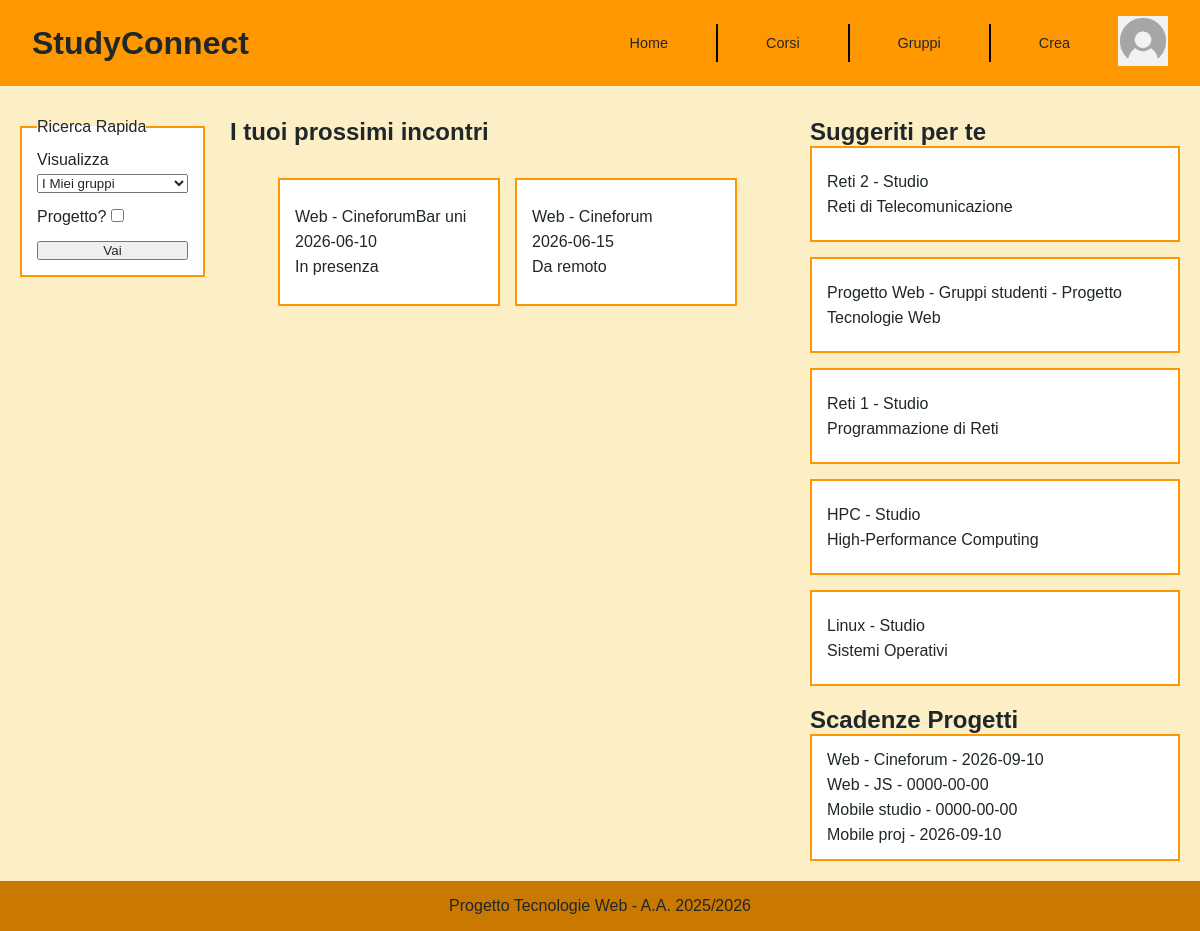
The page /pages/index.php (signed in) on the database its author committed.
### tables this page shows
CREATE TABLE Incontri(
	CodiceGruppo INT NOT NULL,
    Data DATE,
    Orario TIME,
    Modalità VARCHAR(15) NOT NULL CHECK (Modalità IN ('Da remoto', 'In presenza')),
    Luogo VARCHAR(100),
    Note VARCHAR(500) NOT NULL,
    FOREIGN KEY (CodiceGruppo) REFERENCES Gruppi(Codice)
		ON DELETE CASCADE
		ON UPDATE NO ACTION,
    PRIMARY KEY (CodiceGruppo, Data, Orario)
);

CREATE TABLE Gruppi(
	Codice INT AUTO_INCREMENT PRIMARY KEY,
    Nome VARCHAR(100) NOT NULL,
    Descrizione MEDIUMTEXT,
    NumeroMembriRichiesti INT,
    NumeroMembriAttuali INT NOT NULL,
    Tipo VARCHAR(10) NOT NULL CHECK (Tipo IN ('Studio', 'Progetto')),
    DataConsegnaProgetto DATE,
    MatricolaCreatore VARCHAR(10) NOT NULL,
    CodiceCorso VARCHAR(5) NOT NULL,
	FOREIGN KEY (MatricolaCreatore) REFERENCES Studenti(Matricola)
		ON DELETE CASCADE
        ON UPDATE NO ACTION,
	FOREIGN KEY (CodiceCorso) REFERENCES Corsi(Codice)
		ON DELETE CASCADE
        ON UPDATE NO ACTION,
    CHECK(NumeroMembriAttuali<=NumeroMembriRichiesti OR NumeroMembriRichiesti=0)
);

CREATE TABLE Corsi(
	Codice VARCHAR(5) PRIMARY KEY,
    Nome VARCHAR(150) NOT NULL,
    Descrizione MEDIUMTEXT,
    CFU INT NOT NULL,
    ProgettoRichiesto BOOL NOT NULL,
    CHECK(length(Codice)=5)
);

### pages/home.php (called while the page is built)
<?php
$templateParams["title"] = "StudyConnect - Home";
if (isUserLoggedIn()) {
    $templateParams["page"] = "templates/specific/home-loggato.php";
    $templateParams["prossimiIncontri"] = $dbh->getIncontriStudente($_SESSION["matricola"]);
    $templateParams["gruppiSuggeriti"] = $dbh->getGruppiSuggeriti($_SESSION["matricola"], 10);
    $templateParams["scadenzeProgetti"] = $dbh->getGruppiPerMatricola($_SESSION["matricola"]);
    $templateParams["corsi"] = $dbh->getCorsi();
} else {
    $templateParams["page"] = "templates/specific/home-pubblica.php";
    $templateParams["gruppiStudio"] = $dbh->getGruppiPerTipoLimit('studio',8);
    $templateParams["gruppiProgetto"] = $dbh->getGruppiPerTipoLimit('progetto',8);
    $templateParams["gruppiCasuali"] = $dbh->getGruppiCasuali(8);
}
$templateParams["imgprofilo"] =  "default_profile_icon.png";
require "templates/general/base.php"
?>

### pages/index.php (called while the page is built)
<?php
require_once '../bootstrap.php';
require "home.php";
?>

### db/database.php (called while the page is built, shortened)
<?php
    class DatabaseHelper{
        private $db;
        public function __construct($servername, $username, $password, $dbname, $port){
            $this->db = new mysqli($servername, $username, $password, $dbname, $port);
        }
        public function getCorsi(){
            $stmt = $this->db->prepare("SELECT * FROM corsi ORDER BY nome");
            $stmt->execute();
            $result = $stmt->get_result();
            return $result->fetch_all(MYSQLI_ASSOC);
        }
        function getIncontriStudente(string $matricola) {
            $query = "SELECT i.CodiceGruppo, g.Nome AS NomeGruppo, i.Data, i.Orario, i.Modalità, i.Luogo, i.Note
                    FROM Iscrizioni isc
                    JOIN Gruppi g ON isc.CodiceGruppo = g.Codice
                    JOIN Incontri i ON g.Codice = i.CodiceGruppo
                    WHERE isc.MatricolaStudente = ?
                    ORDER BY i.Data ASC, i.Orario ASC";
            $stmt = $this->db->prepare($query);
            $stmt->bind_param('s', $matricola);
            $stmt->execute();
            return $stmt->get_result()->fetch_all(MYSQLI_ASSOC);
        }
        function getGruppiSuggeriti(string $matricola, int $limit) {
            $query = "SELECT g.Codice, g.Nome, g.Descrizione, g.NumeroMembriRichiesti, g.NumeroMembriAttuali, g.Tipo, c.Nome AS NomeCorso
                FROM Gruppi g
                JOIN Preferenze p ON g.CodiceCorso = p.CodiceCorso
                JOIN Corsi c ON g.CodiceCorso = c.Codice
                WHERE p.MatricolaStudente = ?
                    AND g.Codice NOT IN (
                        SELECT CodiceGruppo
                        FROM Iscrizioni
                        WHERE MatricolaStudente = ?
                    )
                ORDER BY RAND()
                LIMIT ?";
            $stmt = $this->db->prepare($query);
            $stmt->bind_param('ssi', $matricola, $matricola, $limit);
            $stmt->execute();
            return $stmt->get_result()->fetch_all(MYSQLI_ASSOC);
        }
        public function getGruppiPerMatricola(string $matricola){
            $query = "SELECT g.Codice, g.Nome, g.DataConsegnaProgetto AS Data FROM Gruppi g
                    JOIN Iscrizioni I ON G.Codice = I.CodiceGruppo
                    WHERE I.MatricolaStudente = ?";
            $stmt = $this->db->prepare($query);
            $stmt->bind_param('s', $matricola);
            $stmt->execute();
            return $stmt->get_result()->fetch_all(MYSQLI_ASSOC);
        }
    }
?>

### bootstrap.php (called while the page is built, shortened)
<?php
require_once("db/database.php");
$dbh = new DatabaseHelper("localhost", "root", "", "Gruppi_Studenti", 3307);
?>

### pages/templates/specific/home-loggato.php (the view, shortened to what this page needs)
<main class="home-logged-container home-container ">
    <aside class="sidebar-search">
        <form action="gruppi.php" method="GET" id="home-form">
            <fieldset class="home-box-form card">
                <legend>Ricerca Rapida</legend>
                <div class="form-controll">
                    <label for="visualizza">Visualizza</label>
                    <select name="visualizza" id="visualizza">
                    <option value="miei">I Miei gruppi</option>
                    </select>
                </div>
                <div class="form-controll checkbox" id="container-checkbox">
                    <label for="tipo">Progetto?</label>
                    <input type="checkbox" name="tipo" id="tipo" />
                </div>
                <button type="submit">Vai</button>
            </fieldset>
        </form>
    </aside>
    <section class="main-meetings">
        <h2>I tuoi prossimi incontri</h2>
        <div class="card-grid">
            <?php if(!count($templateParams["prossimiIncontri"]) == 0) {
                foreach ($templateParams["prossimiIncontri"] as $incontro):  ?>
                <div class="card">
                   <p><?= $incontro["NomeGruppo"];?><?= $incontro["Luogo"];?></p>
                   <p><?= $incontro["Data"]; $incontro["Orario"];?></p>
                   <p><?= $incontro["Modalità"];?></p>
                </div>
            <?php endforeach; } else {
                echo "Non hai prossimi incontri";
           } ?>
        </div>
    </section>
    <aside class="sidebar-destra-home-loggato">
        <div class="sidebar-suggeriti">
            <?php if(!count($templateParams["gruppiSuggeriti"]) == 0) { ?>
            <h2>Suggeriti per te</h2>
            <div class="vertical-list">
                <?php foreach ($templateParams["gruppiSuggeriti"] as $suggerito): ?>
                <div class="card">
                    <p><?= $suggerito["Nome"] ?> - <?= $suggerito["Tipo"] ?></p>
                    <p><?= $suggerito["NomeCorso"] ?></p>
                </div>
                <?php endforeach; ?>
            </div>
        </div>
        <?php } ?>
        <?php if(!count($templateParams["scadenzeProgetti"]) == 0) { ?>
        <div>
            <h2>Scadenze Progetti</h2>
            <div class="vertical-list">
                <div class="card">
                    <?php foreach ($templateParams["scadenzeProgetti"] as $progetto): ?>
                        <P>
                            <?= $progetto["Nome"]?> - <?= $progetto["Data"] ?>
                        </P>
                    <?php endforeach; ?>
                </div>
            </div>
        </div>
    </aside>
    <?php }?>
</main>

### css/style.css (style rules this page uses)
* { margin: 0; padding: 0; box-sizing: border-box; color: #1F272B; font-family: Verdana, Geneva, Tahoma, sans-serif; }
html, body { height: 100% ; }
body { display: flex; flex-direction: column; padding-bottom: 60px; }
main { flex: 1; background-color: #FCEEC5; }
.home-container { display: grid; grid-template-columns: 1fr; gap: 20px; padding: 20px; padding-top: 4vh; width: 100%; }
.card-grid { display: grid; grid-template-columns: repeat(2, 1fr); gap: 15px; margin-top: 2vh; margin-bottom: 5vh; }
.sidebar-suggeriti .vertical-list { display: grid; grid-template-columns: (1, 1fr); gap: 15px; }
.card-grid > .card { min-height: 8em; }
.card { border: 2px solid #FF9800; padding: 15px; background: white; min-height: 6rem; }
.card { display: flex; flex-direction: column; gap: 7px; text-align: left; align-content: center; justify-content: center; }
.sidebar-destra-home-loggato { display: flex; flex-direction: column; gap: 20px; }
.sidebar-destra-home-loggato > * { flex: 1; }
.sidebar-search { order: 3; }
.home-box-form { display: flex; flex-direction: column; gap: 15px; margin: 0 2rem; }
.form-controll { display: flex; flex-direction: column; gap: 5px; }
.checkbox { flex-direction: row; gap: 20px; }
@media (min-width: 992px) { body { padding-bottom: 0; } }
@media (min-width: 992px) { .home-container { grid-template-columns: 2.9fr 1.1fr; margin: 0 auto; } }
@media (min-width: 992px) { .card-grid { margin-bottom: 0; padding: 2vh 3rem 2vh 3rem; } }
@media (min-width: 992px) { .card-grid > .card { max-width: 40em; } }
@media (min-width: 992px) { .sidebar-suggeriti .vertical-list { display: flex; flex-direction: column; grid-template-columns: none; } }
@media (min-width: 992px) { .home-logged-container { display: grid; grid-template-columns: 0.5fr 1.5fr 1fr; gap: 25px; margin: 0 auto; } }
@media (min-width: 992px) { .sidebar-search { order: 0; } }
@media (min-width: 992px) { .home-box-form { margin: 0; } }

### rows shown on the page
incontri: CodiceGruppo.Nome "Web - Cineforum", Luogo "Bar uni", Data "2026-06-10", Modalità "In presenza"
incontri: CodiceGruppo.Nome "Web - Cineforum", Data "2026-06-15", Modalità "Da remoto"
gruppi: Nome "Reti 2", Tipo "Studio", CodiceCorso.Nome "Reti di Telecomunicazione"
gruppi: Nome "Progetto Web - Gruppi studenti", Tipo "Progetto", CodiceCorso.Nome "Tecnologie Web"
gruppi: Nome "Reti 1", Tipo "Studio", CodiceCorso.Nome "Programmazione di Reti"
gruppi: Nome "HPC", Tipo "Studio", CodiceCorso.Nome "High-Performance Computing"
gruppi: Nome "Linux", Tipo "Studio", CodiceCorso.Nome "Sistemi Operativi"
gruppi: Nome "Web - Cineforum", DataConsegnaProgetto "2026-09-10"
gruppi: Nome "Web - JS", DataConsegnaProgetto "0000-00-00"
gruppi: Nome "Mobile studio", DataConsegnaProgetto "0000-00-00"
gruppi: Nome "Mobile proj", DataConsegnaProgetto "2026-09-10"
